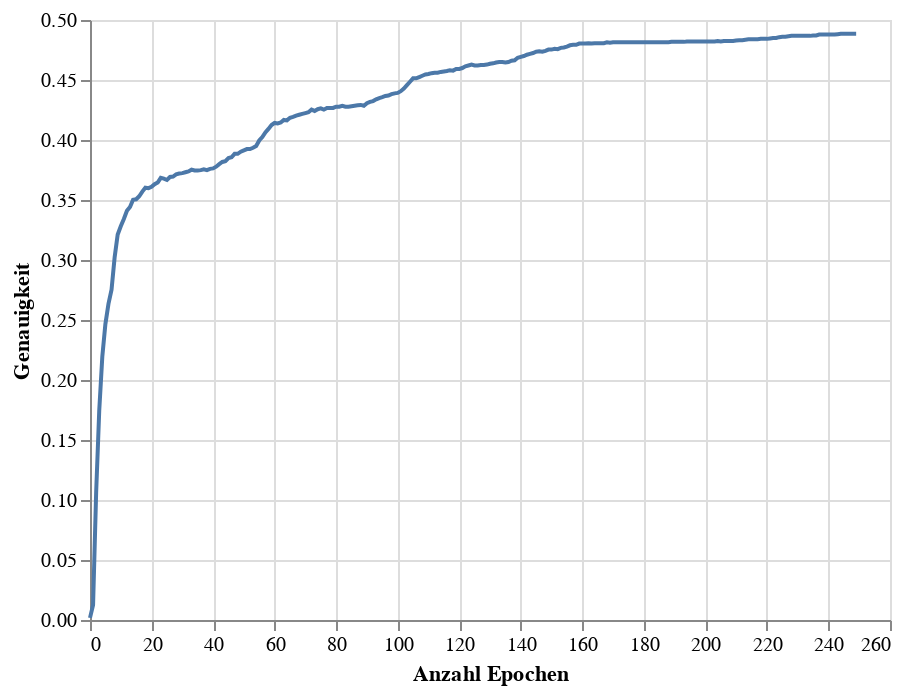

Notebook code for this chart:
### Code cell
accuracy_chart = alt.Chart(accuracy_df).mark_line().encode(
    x=alt.X('Epoch',title = 'Anzahl Epochen'),
    y=alt.Y('Accuracy', title = 'Genauigkeit')
)
accuracy_chart

### Figure 1 — Vega-Lite specification as saved in the notebook (floating-point values rounded to 4 significant figures; data arrays with more than 128 entries replaced by an {"elided": "..."} marker saying what was removed)
{"config": {"view": {"continuousWidth": 400, "continuousHeight": 300}}, "data": {"name": "data-10bf7e14025deb589b617dbbabededfb"}, "mark": "line", "encoding": {"x": {"field": "Epoch", "title": "Anzahl Epochen", "type": "quantitative"}, "y": {"field": "Accuracy", "title": "Genauigkeit", "type": "quantitative"}}, "$schema": "https://vega.github.io/schema/vega-lite/v4.17.0.json", "datasets": {"data-10bf7e14025deb589b617dbbabededfb": {"elided": "250 records"}}}
